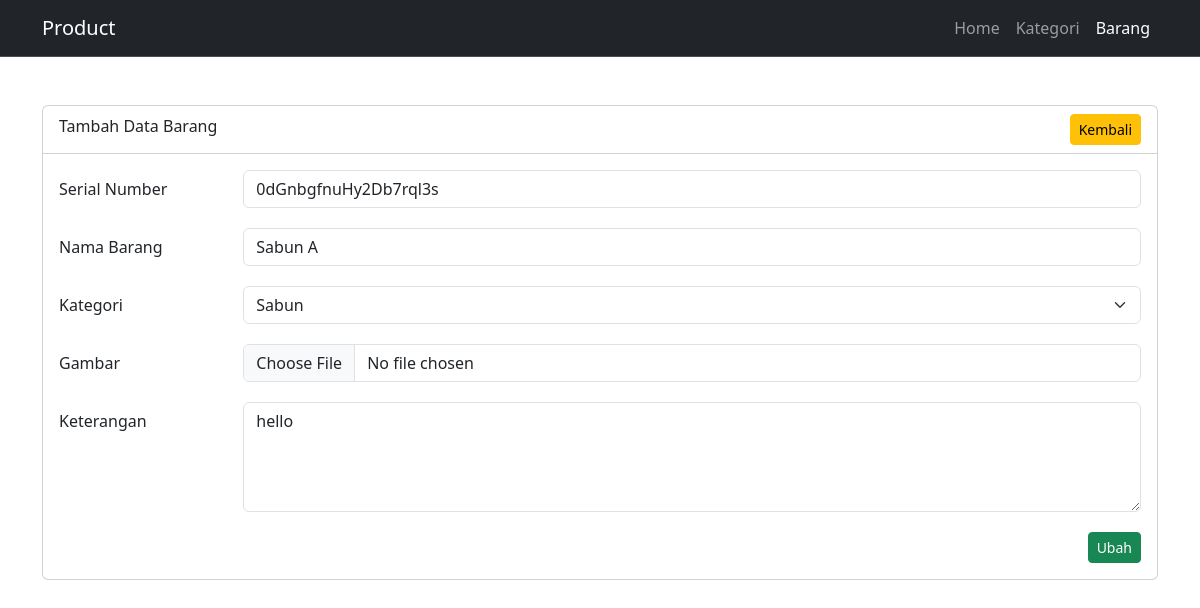
The app's page /barang/edit/1 with its own data.
### tables this page shows
CREATE TABLE `tb_barang` (
  `barang_id` int(11) NOT NULL,
  `serial_number` varchar(150) NOT NULL,
  `nama_barang` varchar(150) NOT NULL,
  `kategori_id` int(11) NOT NULL,
  `gambar` varchar(150) NOT NULL,
  `keterangan` text NOT NULL
);

### application/controllers/BarangController.php (called while the page is built, shortened)
<?php
class BarangController extends CI_Controller
{
    public function __construct()
    {
        $this->load->model('BarangModel', 'barangModel');
        $this->load->model('KategoriModel', 'kategoriModel');
    }
    public function edit($id)
    {
        $this->form_validation->set_rules('serial_number', 'Serial Number', 'required|min_length[2]');
        $this->form_validation->set_rules('nama_barang', 'Nama Barang', 'required|min_length[2]');
        $this->form_validation->set_rules('kategori_id', 'Nama Kategori', 'required');
        $this->form_validation->set_rules('keterangan', 'Keterangan', 'required|min_length[2]');
        if ($this->form_validation->run() == false) {
            $data = [
                'title' => 'Barang',
                'res' => $this->barangModel->ambilDataByID($id),
                'kategori' => $this->kategoriModel->ambilData(),
            ];
            $this->load->view('layout/head', $data);
            $this->load->view('layout/navbar', $data);
            $this->load->view('barang/edit', $data);
            $this->load->view('layout/footer');
        }
    }
}

### index.php (called while the page is built, shortened)
<?php
require_once BASEPATH.'core/CodeIgniter.php';

### application/models/BarangModel.php (called while the page is built, shortened)
<?php
class BarangModel extends CI_Model
{
    public function ambilDataByID($id)
    {
        return $this->db->join('tb_kategori', 'tb_kategori.kategori_id = tb_barang.kategori_id')->get_where('tb_barang', ['barang_id' => $id])->row();
    }
}

### application/models/KategoriModel.php (called while the page is built, shortened)
<?php
class KategoriModel extends CI_Model
{
    public function ambilData()
    {
        return $this->db->get('tb_kategori')->result();
    }
}

### application/views/barang/edit.php (the view, shortened to what this page needs)
<main>
    <div class="container pt-5">
        <div class="card">
            <div class="card-header bg-transparent d-flex justify-content-between">
                Tambah Data Barang
                <a href="#" class="btn btn-warning btn-sm" onclick="history.back()">Kembali</a>
            </div>
            <form action="<?= base_url('barang/edit/' . $res->barang_id) ?>" method="post" enctype="multipart/form-data">
                <div class="card-body">
                    <div class="row mb-3">
                        <label for="serial_number" class="col-sm-2 col-form-label">Serial Number</label>
                        <div class="col-sm-10">
                            <input type="text" class="form-control" name="serial_number" id="serial_number" autocomplete="off" value="<?= $res->serial_number ?>" readonly>
                        </div>
                    </div>
                    <div class="row mb-3">
                        <label for="nama_barang" class="col-sm-2 col-form-label">Nama Barang</label>
                        <div class="col-sm-10">
                            <input type="text" class="form-control" name="nama_barang" id="nama_barang" autocomplete="off" value="<?= $res->nama_barang ?>">
                        </div>
                    </div>
                    <div class="row mb-3">
                        <label for="kategori_id" class="col-sm-2 col-form-label">Kategori</label>
                        <div class="col-sm-10">
                            <select name="kategori_id" id="kategori_id" class="form-select">
                                <?php foreach ($kategori as $kat) : ?>
                                    <option value="<?= $kat->kategori_id ?>" <?= $res->kategori_id == $kat->kategori_id ? 'selected' : '' ?>><?= $kat->nama_kategori ?></option>
                                <?php endforeach; ?>
                            </select>
                        </div>
                    </div>
                    <div class="row mb-3">
                        <label for="gambar" class="col-sm-2 col-form-label">Gambar</label>
                        <div class="col-sm-10">
                            <input type="file" class="form-control" name="gambar" id="gambar" autocomplete="off" value="<?= set_value('gambar') ?>">
                        </div>
                    </div>
                    <div class="row mb-3">
                        <label for="keterangan" class="col-sm-2 col-form-label">Keterangan</label>
                        <div class="col-sm-10">
                            <textarea name="keterangan" id="keterangan" cols="30" rows="4" class="form-control"><?= $res->keterangan ?></textarea>
                        </div>
                    </div>
                    <div class="text-end">
                        <button type="submit" class="btn btn-success btn-sm">Ubah</button>
                    </div>
                </div>
            </form>
        </div>
    </div>
</main>

### records on screen
tb_barang: serial_number "0dGnbgfnuHy2Db7rql3s", nama_barang "Sabun A", keterangan "hello"

### other values on screen
form field kategori_id "Sabun"
